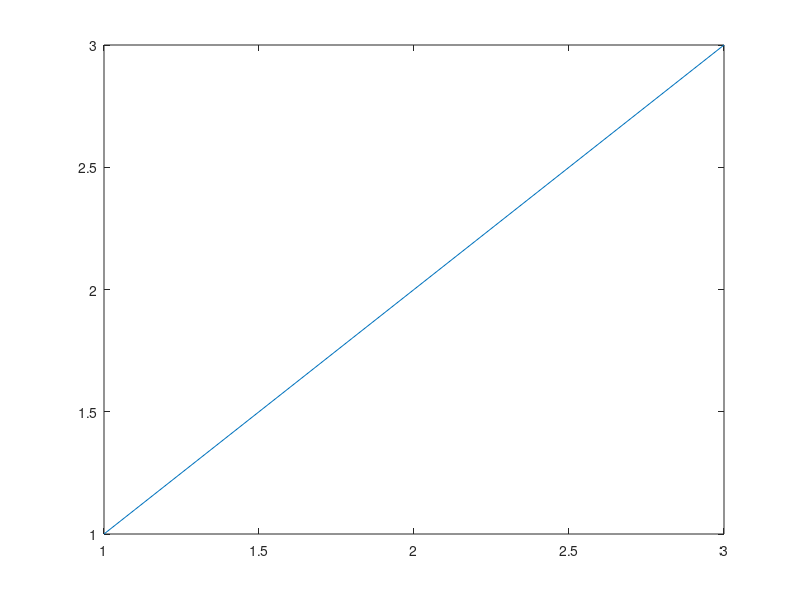

Write the MATLAB code that produced this figure.
a = [1 2 3 4 5 6 7];
b = [1 2 3 4 5 6 7];

plot (a, b);    %to see graphical view

x = [1:15]; %another way declare
y = [1:15];

plot(x, y);

p = [1:0.1:3];
q = [1:0.1:3];

plot(p, q);
